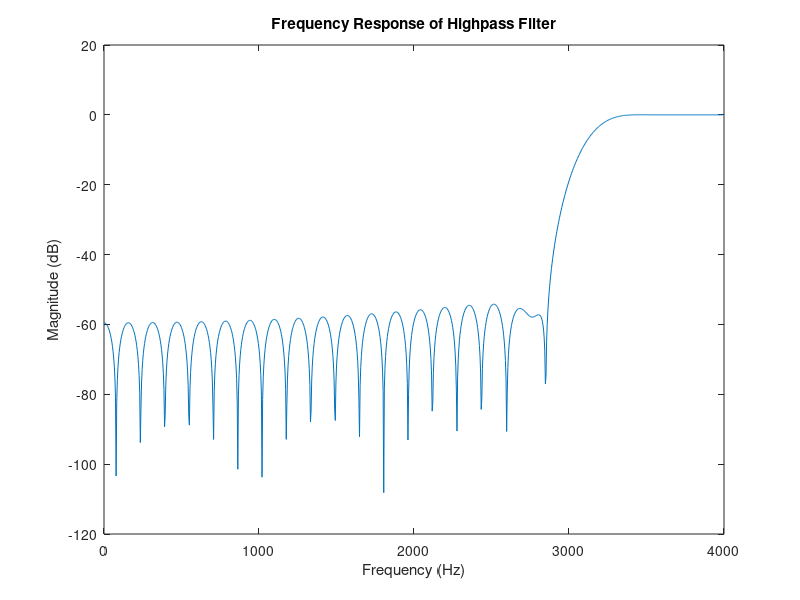

MATLAB code to generate this figure:
n = 50; % filter order
fs = 8000; % sampling frequency
fc = 1000; % cutoff frequency
wc = 2*pi*fc/fs; % normalized cutoff frequency
b = fir1(n, wc, 'high', hamming(n+1)); % design the filter using the Hamming window
% generate a test signal
t = 0:1/fs:1;
x = sin(2*pi*500*t) + sin(2*pi*1000*t) + sin(2*pi*1500*t) + sin(2*pi*2000*t);

% apply the highpass filter to the signal
y = filter(b, 1, x);

% plot the frequency response of the filtered signal
[H, W] = freqz(b, 1, 1024, fs);
figure;
plot(W, 20*log10(abs(H)));
title('Frequency Response of Highpass Filter');
xlabel('Frequency (Hz)');
ylabel('Magnitude (dB)');
